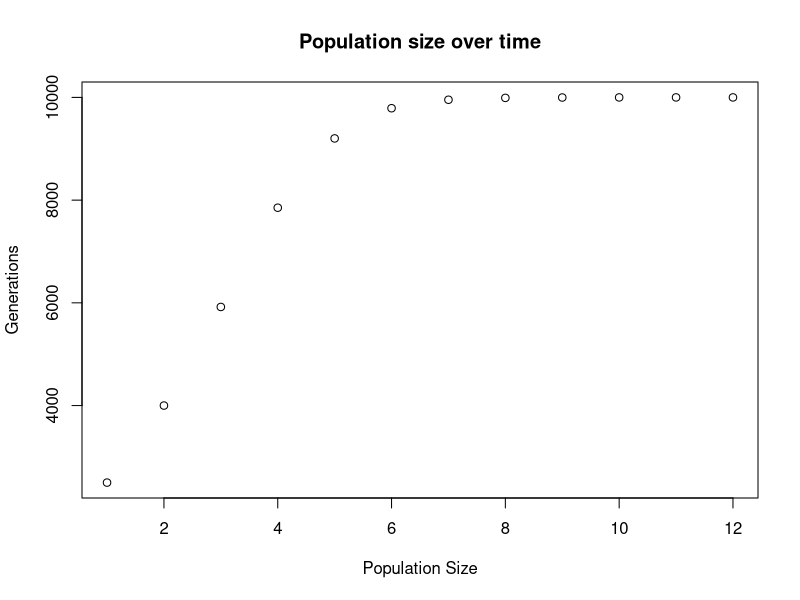

Source code (R):
###Part 1: Practice writing "for loops"

#Step 1: I will be writing a "for loop" to the console 10 times
for( i in seq(1,10)){
  print("hi")
}

#Step 2: I will be writing a "for loop" representing the money Tim will have in 8 weeks.
#given: he starts with $10, he gets $5 a week, and each week he spends 2x$1.34 on gum

TimStartMon <- 10  #start money
WeeklyAllowance <- 5  #Allowance per week
GumMoney <- 2.68   #Subtract this amount from each week
FinalMoney <- TimStartMon #final amount after each loop/week
for(i in (1:8)){
  FinalMoney <- FinalMoney + WeeklyAllowance - GumMoney
  print(FinalMoney)
}


#Step 3: expected population size after 7 years
annualdecr <- .05 #pop. will decr. 5% per year
initialpop <- 2000
finalpop <- initialpop

for(i in seq(1,7)){
  finalpop <- (finalpop - (annualdecr * ( finalpop)))
  print(finalpop)
}

#Step 4: discrete-time logistic growth equation to measure pop. abundance over time
InitPopulation <- 2500
CarryCap <- 10000 #envio carrying capacity
IntGrowthRate <- 0.8
FinalPopulation <- InitPopulation  #final population size after each time through the loop

for(i in seq(1,12)){
  FinalPopulation <- (FinalPopulation + (IntGrowthRate * FinalPopulation * ((CarryCap - FinalPopulation) / CarryCap)))
  print(FinalPopulation)                                   
}

### Part 2: "for loops" and storing data produced by loops in arrays
#step 5: array indexing
#step 5a: rep (replicate) command to make vector command of 18 zeros
repdata <- rep(0, 18) #replicate 0 for 18 times
repdata

#step 5b: "for loop" that shows multiples of 3 in vector
for(i in seq(1,18)){
  repdata[i] <- 3*i
  print(repdata[i])
}

#step 5c: indexing column 1 in a row of zeros and changing it to a 1
repdata <- rep(0,18)
repdata[1] <- 1
repdata

#step 5d: "for loop" where every position is equal to one plus the previous value
for(i in (2:18)){
  repdata[i] <- (1 + (2 * repdata[i-1])) 
  print(repdata)
}




#step 6: Fibonnaci Sequence problem
#Below I will be writing a for loop that makes a vector of the first 20 fibonacci numbers, starting at 0
repdata <- rep(0, 20)
repdata[2] <- 1
for(i in (3:length(repdata))){
  repdata[i] <- repdata[i-2] + repdata[i-1]
}
print(repdata)


#step 7: Redoing step 4, but now storing all the data.
#below I am storing step 4's for loop output as "forloop4"
InitPopulation <- 2500
CarryCap <- 10000 #envio carrying capacity
IntGrowthRate <- 0.8
FinalPopulation <- InitPopulation  #final population size after each time through the loop
time <- seq(1,12) #pre-allocating time


for(i in 2:12){
  FinalPopulation[i] <- (FinalPopulation[i-1] + (IntGrowthRate * FinalPopulation[i-1] * ((CarryCap - FinalPopulation[i-1]) / CarryCap)))
  print(FinalPopulation)                                   
}

TimeProblem7 <- 1:12

plot(TimeProblem7, FinalPopulation, main = "Population size over time", xlab = "Population Size", ylab = "Generations") #plotting the results

# SMF COMMENTS: There are several problems with lines 112-122.  First and foremost, perhaps,
# SMF COMMENTS: keep in mind that the "for" command does not actually return anything.  
# SMF COMMENTS: Thus, your objects named "forloopabundance" and "forlooptime" are empty.
# SMF COMMENTS: The calculation used to figure out "FinalPopulation" in line 113 is what
# SMF COMMENTS: needs to be stored in a vector of data on abundances.  For time, you could 
# SMF COMMENTS: simply have time <- 1:12
